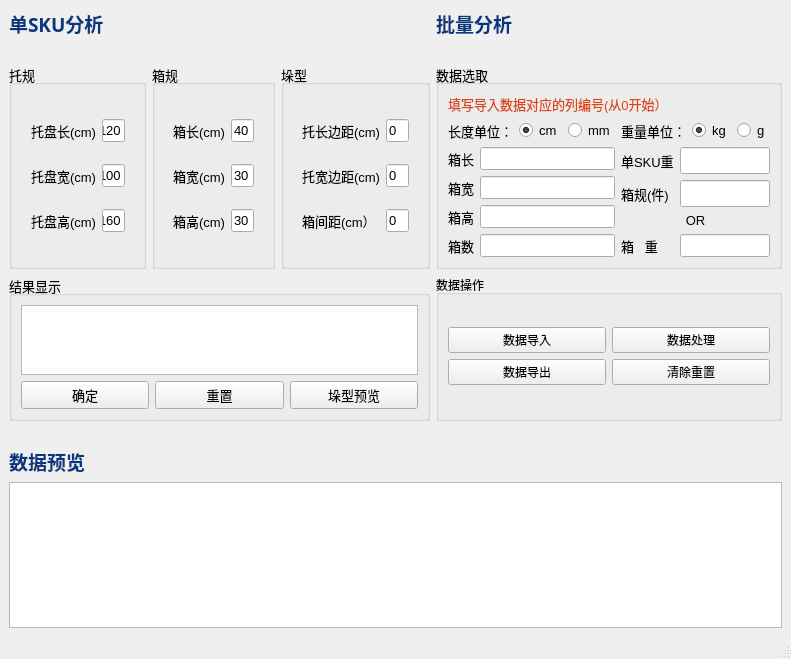
<?xml version="1.0" encoding="UTF-8"?>
<ui version="4.0">
 <class>MainWindow</class>
 <widget class="QMainWindow" name="MainWindow">
  <property name="geometry">
   <rect>
    <x>0</x>
    <y>0</y>
    <width>767</width>
    <height>659</height>
   </rect>
  </property>
  <property name="windowTitle">
   <string>MainWindow</string>
  </property>
  <widget class="QWidget" name="centralwidget">
   <property name="enabled">
    <bool>true</bool>
   </property>
   <layout class="QGridLayout" name="gridLayout_7">
    <item row="0" column="4">
     <widget class="QLabel" name="label_2">
      <property name="sizePolicy">
       <sizepolicy hsizetype="Expanding" vsizetype="Expanding">
        <horstretch>0</horstretch>
        <verstretch>0</verstretch>
       </sizepolicy>
      </property>
      <property name="font">
       <font>
        <family>微软雅黑</family>
        <pointsize>14</pointsize>
        <weight>9</weight>
        <italic>false</italic>
        <bold>false</bold>
       </font>
      </property>
      <property name="styleSheet">
       <string notr="true">color: rgb(7, 56, 125);
font: 75 14pt &quot;微软雅黑&quot;;</string>
      </property>
      <property name="text">
       <string>&lt;html&gt;&lt;head/&gt;&lt;body&gt;&lt;p&gt;&lt;span style=&quot; font-weight:600; color:#07387d;&quot;&gt;批量分析&lt;/span&gt;&lt;/p&gt;&lt;/body&gt;&lt;/html&gt;</string>
      </property>
     </widget>
    </item>
    <item row="8" column="0" colspan="5">
     <widget class="QTableView" name="tableView">
      <property name="sizePolicy">
       <sizepolicy hsizetype="Expanding" vsizetype="Expanding">
        <horstretch>0</horstretch>
        <verstretch>0</verstretch>
       </sizepolicy>
      </property>
     </widget>
    </item>
    <item row="4" column="0" rowspan="2" colspan="2">
     <widget class="QLabel" name="temp2">
      <property name="text">
       <string/>
      </property>
     </widget>
    </item>
    <item row="1" column="0" colspan="2">
     <widget class="QLabel" name="temp1">
      <property name="text">
       <string/>
      </property>
     </widget>
    </item>
    <item row="2" column="4">
     <widget class="QGroupBox" name="groupBox_4">
      <property name="sizePolicy">
       <sizepolicy hsizetype="Expanding" vsizetype="Expanding">
        <horstretch>0</horstretch>
        <verstretch>0</verstretch>
       </sizepolicy>
      </property>
      <property name="font">
       <font>
        <pointsize>10</pointsize>
        <weight>50</weight>
        <bold>false</bold>
       </font>
      </property>
      <property name="title">
       <string>数据选取</string>
      </property>
      <layout class="QGridLayout" name="gridLayout_2">
       <item row="0" column="0" colspan="2">
        <widget class="QLabel" name="input_hint">
         <property name="enabled">
          <bool>true</bool>
         </property>
         <property name="sizePolicy">
          <sizepolicy hsizetype="Ignored" vsizetype="Expanding">
           <horstretch>0</horstretch>
           <verstretch>0</verstretch>
          </sizepolicy>
         </property>
         <property name="font">
          <font>
           <pointsize>10</pointsize>
           <weight>75</weight>
           <italic>false</italic>
           <bold>true</bold>
          </font>
         </property>
         <property name="mouseTracking">
          <bool>true</bool>
         </property>
         <property name="frameShadow">
          <enum>QFrame::Sunken</enum>
         </property>
         <property name="text">
          <string>&lt;html&gt;&lt;head/&gt;&lt;body&gt;&lt;p&gt;&lt;span style=&quot; font-weight:400; color:#db4614;&quot;&gt;填写导入数据对应的列编号(从0开始）&lt;/span&gt;&lt;/p&gt;&lt;/body&gt;&lt;/html&gt;</string>
         </property>
         <property name="textFormat">
          <enum>Qt::RichText</enum>
         </property>
         <property name="scaledContents">
          <bool>false</bool>
         </property>
        </widget>
       </item>
       <item row="1" column="1">
        <layout class="QHBoxLayout" name="horizontalLayout_6">
         <item>
          <widget class="QLabel" name="weightUnit_label">
           <property name="sizePolicy">
            <sizepolicy hsizetype="Expanding" vsizetype="Expanding">
             <horstretch>0</horstretch>
             <verstretch>0</verstretch>
            </sizepolicy>
           </property>
           <property name="text">
            <string>重量单位：</string>
           </property>
          </widget>
         </item>
         <item>
          <widget class="QRadioButton" name="kg_radio_btn">
           <property name="sizePolicy">
            <sizepolicy hsizetype="Expanding" vsizetype="Expanding">
             <horstretch>0</horstretch>
             <verstretch>0</verstretch>
            </sizepolicy>
           </property>
           <property name="text">
            <string>kg</string>
           </property>
           <property name="checked">
            <bool>true</bool>
           </property>
           <attribute name="buttonGroup">
            <string notr="true">buttonGroup</string>
           </attribute>
          </widget>
         </item>
         <item>
          <widget class="QRadioButton" name="g_radio_btn">
           <property name="sizePolicy">
            <sizepolicy hsizetype="Expanding" vsizetype="Expanding">
             <horstretch>0</horstretch>
             <verstretch>0</verstretch>
            </sizepolicy>
           </property>
           <property name="text">
            <string>g</string>
           </property>
           <attribute name="buttonGroup">
            <string notr="true">buttonGroup</string>
           </attribute>
          </widget>
         </item>
        </layout>
       </item>
       <item row="1" column="0">
        <layout class="QHBoxLayout" name="horizontalLayout_3" stretch="1,0,0">
         <item>
          <widget class="QLabel" name="lengthUnit_label">
           <property name="sizePolicy">
            <sizepolicy hsizetype="Expanding" vsizetype="Expanding">
             <horstretch>1</horstretch>
             <verstretch>0</verstretch>
            </sizepolicy>
           </property>
           <property name="text">
            <string>长度单位：</string>
           </property>
          </widget>
         </item>
         <item>
          <widget class="QRadioButton" name="cm_radio_btn">
           <property name="sizePolicy">
            <sizepolicy hsizetype="Expanding" vsizetype="Expanding">
             <horstretch>1</horstretch>
             <verstretch>0</verstretch>
            </sizepolicy>
           </property>
           <property name="text">
            <string>cm</string>
           </property>
           <property name="checked">
            <bool>true</bool>
           </property>
           <property name="autoExclusive">
            <bool>true</bool>
           </property>
           <attribute name="buttonGroup">
            <string notr="true">buttonGroup_2</string>
           </attribute>
          </widget>
         </item>
         <item>
          <widget class="QRadioButton" name="mm_radio_btn">
           <property name="sizePolicy">
            <sizepolicy hsizetype="Expanding" vsizetype="Expanding">
             <horstretch>1</horstretch>
             <verstretch>0</verstretch>
            </sizepolicy>
           </property>
           <property name="text">
            <string>mm</string>
           </property>
           <attribute name="buttonGroup">
            <string notr="true">buttonGroup_2</string>
           </attribute>
          </widget>
         </item>
        </layout>
       </item>
       <item row="2" column="0" rowspan="4">
        <layout class="QFormLayout" name="formLayout">
         <item row="0" column="0">
          <widget class="QLabel" name="length_label">
           <property name="text">
            <string>箱长</string>
           </property>
          </widget>
         </item>
         <item row="0" column="1">
          <widget class="QLineEdit" name="length_col"/>
         </item>
         <item row="1" column="0">
          <widget class="QLabel" name="width_col_label">
           <property name="text">
            <string>箱宽</string>
           </property>
          </widget>
         </item>
         <item row="1" column="1">
          <widget class="QLineEdit" name="width_col"/>
         </item>
         <item row="2" column="0">
          <widget class="QLabel" name="height_label">
           <property name="text">
            <string>箱高</string>
           </property>
          </widget>
         </item>
         <item row="2" column="1">
          <widget class="QLineEdit" name="height_col"/>
         </item>
         <item row="3" column="0">
          <widget class="QLabel" name="cartonNum_label">
           <property name="text">
            <string>箱数</string>
           </property>
          </widget>
         </item>
         <item row="3" column="1">
          <widget class="QLineEdit" name="cartonNum_col"/>
         </item>
        </layout>
       </item>
       <item row="2" column="1" rowspan="4">
        <layout class="QFormLayout" name="formLayout_2">
         <item row="0" column="0">
          <widget class="QLabel" name="sku_wt_label">
           <property name="text">
            <string>单SKU重</string>
           </property>
          </widget>
         </item>
         <item row="0" column="1">
          <widget class="QLineEdit" name="sku_wt_col">
           <property name="sizePolicy">
            <sizepolicy hsizetype="Expanding" vsizetype="Expanding">
             <horstretch>0</horstretch>
             <verstretch>0</verstretch>
            </sizepolicy>
           </property>
          </widget>
         </item>
         <item row="2" column="0">
          <widget class="QLabel" name="fullCartonQty_label">
           <property name="text">
            <string>箱规(件)</string>
           </property>
          </widget>
         </item>
         <item row="2" column="1">
          <widget class="QLineEdit" name="fullCartonQty_col">
           <property name="sizePolicy">
            <sizepolicy hsizetype="Expanding" vsizetype="Expanding">
             <horstretch>0</horstretch>
             <verstretch>0</verstretch>
            </sizepolicy>
           </property>
          </widget>
         </item>
         <item row="4" column="1">
          <widget class="QLineEdit" name="ctn_wt_col"/>
         </item>
         <item row="4" column="0">
          <widget class="QLabel" name="ctn_wt_label">
           <property name="text">
            <string>箱   重</string>
           </property>
          </widget>
         </item>
         <item row="3" column="0" colspan="2">
          <widget class="QLabel" name="label_6">
           <property name="text">
            <string>OR</string>
           </property>
           <property name="alignment">
            <set>Qt::AlignCenter</set>
           </property>
          </widget>
         </item>
        </layout>
       </item>
      </layout>
     </widget>
    </item>
    <item row="2" column="0" colspan="2">
     <widget class="QGroupBox" name="groupBox">
      <property name="sizePolicy">
       <sizepolicy hsizetype="Expanding" vsizetype="Expanding">
        <horstretch>0</horstretch>
        <verstretch>0</verstretch>
       </sizepolicy>
      </property>
      <property name="font">
       <font>
        <pointsize>10</pointsize>
        <weight>50</weight>
        <bold>false</bold>
       </font>
      </property>
      <property name="title">
       <string>托规</string>
      </property>
      <layout class="QHBoxLayout" name="horizontalLayout_8">
       <property name="spacing">
        <number>0</number>
       </property>
       <property name="leftMargin">
        <number>10</number>
       </property>
       <item>
        <widget class="QFrame" name="">
         <property name="sizePolicy">
          <sizepolicy hsizetype="Expanding" vsizetype="Expanding">
           <horstretch>0</horstretch>
           <verstretch>0</verstretch>
          </sizepolicy>
         </property>
         <layout class="QGridLayout" name="gridLayout_5">
          <item row="0" column="0">
           <widget class="QLabel" name="label_3">
            <property name="text">
             <string>托盘长(cm)</string>
            </property>
           </widget>
          </item>
          <item row="1" column="0">
           <widget class="QLabel" name="label_4">
            <property name="text">
             <string>托盘宽(cm)</string>
            </property>
           </widget>
          </item>
          <item row="2" column="0">
           <widget class="QLabel" name="label_5">
            <property name="text">
             <string>托盘高(cm)</string>
            </property>
           </widget>
          </item>
          <item row="2" column="1">
           <widget class="QLineEdit" name="plt_height">
            <property name="text">
             <string>160</string>
            </property>
           </widget>
          </item>
          <item row="1" column="1">
           <widget class="QLineEdit" name="plt_width">
            <property name="text">
             <string>100</string>
            </property>
           </widget>
          </item>
          <item row="0" column="1">
           <widget class="QLineEdit" name="plt_length">
            <property name="text">
             <string>120</string>
            </property>
           </widget>
          </item>
         </layout>
        </widget>
       </item>
      </layout>
     </widget>
    </item>
    <item row="2" column="2">
     <widget class="QGroupBox" name="groupBox_2">
      <property name="sizePolicy">
       <sizepolicy hsizetype="Expanding" vsizetype="Expanding">
        <horstretch>0</horstretch>
        <verstretch>0</verstretch>
       </sizepolicy>
      </property>
      <property name="font">
       <font>
        <pointsize>10</pointsize>
        <weight>50</weight>
        <bold>false</bold>
       </font>
      </property>
      <property name="tabletTracking">
       <bool>true</bool>
      </property>
      <property name="focusPolicy">
       <enum>Qt::NoFocus</enum>
      </property>
      <property name="contextMenuPolicy">
       <enum>Qt::NoContextMenu</enum>
      </property>
      <property name="title">
       <string>箱规</string>
      </property>
      <property name="flat">
       <bool>false</bool>
      </property>
      <property name="checkable">
       <bool>false</bool>
      </property>
      <layout class="QHBoxLayout" name="horizontalLayout_5">
       <item>
        <widget class="QFrame" name="">
         <property name="sizePolicy">
          <sizepolicy hsizetype="Expanding" vsizetype="Expanding">
           <horstretch>0</horstretch>
           <verstretch>0</verstretch>
          </sizepolicy>
         </property>
         <layout class="QGridLayout" name="gridLayout_4">
          <item row="0" column="0">
           <widget class="QLabel" name="ctn_length_label">
            <property name="text">
             <string>箱长(cm)</string>
            </property>
           </widget>
          </item>
          <item row="0" column="1">
           <widget class="QLineEdit" name="ctn_length">
            <property name="text">
             <string>40</string>
            </property>
           </widget>
          </item>
          <item row="1" column="0">
           <widget class="QLabel" name="ctn_width_label">
            <property name="text">
             <string>箱宽(cm)</string>
            </property>
           </widget>
          </item>
          <item row="1" column="1">
           <widget class="QLineEdit" name="ctn_width">
            <property name="text">
             <string>30</string>
            </property>
           </widget>
          </item>
          <item row="2" column="0">
           <widget class="QLabel" name="ctn_height_label">
            <property name="text">
             <string>箱高(cm)</string>
            </property>
           </widget>
          </item>
          <item row="2" column="1">
           <widget class="QLineEdit" name="ctn_height">
            <property name="text">
             <string>30</string>
            </property>
           </widget>
          </item>
         </layout>
        </widget>
       </item>
      </layout>
     </widget>
    </item>
    <item row="2" column="3">
     <widget class="QGroupBox" name="groupBox_6">
      <property name="sizePolicy">
       <sizepolicy hsizetype="Expanding" vsizetype="Expanding">
        <horstretch>0</horstretch>
        <verstretch>0</verstretch>
       </sizepolicy>
      </property>
      <property name="font">
       <font>
        <pointsize>10</pointsize>
        <weight>50</weight>
        <bold>false</bold>
       </font>
      </property>
      <property name="tabletTracking">
       <bool>true</bool>
      </property>
      <property name="focusPolicy">
       <enum>Qt::NoFocus</enum>
      </property>
      <property name="contextMenuPolicy">
       <enum>Qt::NoContextMenu</enum>
      </property>
      <property name="title">
       <string>垛型</string>
      </property>
      <property name="flat">
       <bool>false</bool>
      </property>
      <property name="checkable">
       <bool>false</bool>
      </property>
      <layout class="QHBoxLayout" name="horizontalLayout_4">
       <item>
        <widget class="QFrame" name="">
         <property name="sizePolicy">
          <sizepolicy hsizetype="Expanding" vsizetype="Expanding">
           <horstretch>0</horstretch>
           <verstretch>0</verstretch>
          </sizepolicy>
         </property>
         <layout class="QGridLayout" name="gridLayout_3">
          <item row="0" column="0">
           <widget class="QLabel" name="label_18">
            <property name="text">
             <string>托长边距(cm)</string>
            </property>
           </widget>
          </item>
          <item row="0" column="1">
           <widget class="QLineEdit" name="plt_l_gap">
            <property name="text">
             <string>0</string>
            </property>
           </widget>
          </item>
          <item row="1" column="0">
           <widget class="QLabel" name="label_19">
            <property name="text">
             <string>托宽边距(cm)</string>
            </property>
           </widget>
          </item>
          <item row="1" column="1">
           <widget class="QLineEdit" name="plt_w_gap">
            <property name="text">
             <string>0</string>
            </property>
           </widget>
          </item>
          <item row="2" column="0">
           <widget class="QLabel" name="label_10">
            <property name="text">
             <string>箱间距(cm）</string>
            </property>
           </widget>
          </item>
          <item row="2" column="1">
           <widget class="QLineEdit" name="ctn_gap">
            <property name="text">
             <string>0</string>
            </property>
           </widget>
          </item>
         </layout>
        </widget>
       </item>
      </layout>
     </widget>
    </item>
    <item row="3" column="4">
     <widget class="QGroupBox" name="groupBox_5">
      <property name="sizePolicy">
       <sizepolicy hsizetype="Expanding" vsizetype="Expanding">
        <horstretch>3</horstretch>
        <verstretch>1</verstretch>
       </sizepolicy>
      </property>
      <property name="layoutDirection">
       <enum>Qt::LeftToRight</enum>
      </property>
      <property name="autoFillBackground">
       <bool>true</bool>
      </property>
      <property name="title">
       <string>数据操作</string>
      </property>
      <layout class="QVBoxLayout" name="verticalLayout_4">
       <item>
        <layout class="QGridLayout" name="gridLayout">
         <item row="1" column="0">
          <widget class="QPushButton" name="download_btn">
           <property name="text">
            <string>数据导出</string>
           </property>
          </widget>
         </item>
         <item row="0" column="1">
          <widget class="QPushButton" name="process_btn">
           <property name="text">
            <string>数据处理</string>
           </property>
          </widget>
         </item>
         <item row="0" column="0">
          <widget class="QPushButton" name="upload_btn">
           <property name="text">
            <string>数据导入</string>
           </property>
          </widget>
         </item>
         <item row="1" column="1">
          <widget class="QPushButton" name="clearall_btn">
           <property name="text">
            <string>清除重置</string>
           </property>
          </widget>
         </item>
        </layout>
       </item>
      </layout>
     </widget>
    </item>
    <item row="3" column="0" colspan="4">
     <widget class="QGroupBox" name="groupBox_3">
      <property name="sizePolicy">
       <sizepolicy hsizetype="Expanding" vsizetype="Expanding">
        <horstretch>0</horstretch>
        <verstretch>0</verstretch>
       </sizepolicy>
      </property>
      <property name="font">
       <font>
        <pointsize>10</pointsize>
        <weight>50</weight>
        <bold>false</bold>
       </font>
      </property>
      <property name="layoutDirection">
       <enum>Qt::LeftToRight</enum>
      </property>
      <property name="title">
       <string>结果显示</string>
      </property>
      <layout class="QVBoxLayout" name="verticalLayout">
       <item>
        <widget class="QTextEdit" name="resultText1">
         <property name="sizePolicy">
          <sizepolicy hsizetype="Expanding" vsizetype="Expanding">
           <horstretch>0</horstretch>
           <verstretch>0</verstretch>
          </sizepolicy>
         </property>
        </widget>
       </item>
       <item>
        <layout class="QHBoxLayout" name="horizontalLayout">
         <item>
          <widget class="QPushButton" name="ok_btn">
           <property name="text">
            <string>确定</string>
           </property>
          </widget>
         </item>
         <item>
          <widget class="QPushButton" name="reset_btn">
           <property name="text">
            <string>重置</string>
           </property>
          </widget>
         </item>
         <item>
          <widget class="QPushButton" name="show_btn">
           <property name="text">
            <string>垛型预览</string>
           </property>
          </widget>
         </item>
        </layout>
       </item>
      </layout>
     </widget>
    </item>
    <item row="0" column="0" colspan="4">
     <widget class="QLabel" name="label">
      <property name="sizePolicy">
       <sizepolicy hsizetype="Expanding" vsizetype="Expanding">
        <horstretch>0</horstretch>
        <verstretch>0</verstretch>
       </sizepolicy>
      </property>
      <property name="font">
       <font>
        <family>微软雅黑</family>
        <pointsize>14</pointsize>
        <weight>9</weight>
        <italic>false</italic>
        <bold>false</bold>
       </font>
      </property>
      <property name="styleSheet">
       <string notr="true">color: rgb(7, 56, 125);
font: 75 14pt &quot;微软雅黑&quot;;</string>
      </property>
      <property name="text">
       <string>&lt;html&gt;&lt;head/&gt;&lt;body&gt;&lt;p&gt;&lt;span style=&quot; font-weight:600; color:#07387d;&quot;&gt;单SKU分析&lt;/span&gt;&lt;/p&gt;&lt;/body&gt;&lt;/html&gt;</string>
      </property>
     </widget>
    </item>
    <item row="6" column="0" colspan="5">
     <widget class="QLabel" name="label_7">
      <property name="sizePolicy">
       <sizepolicy hsizetype="Expanding" vsizetype="Expanding">
        <horstretch>0</horstretch>
        <verstretch>0</verstretch>
       </sizepolicy>
      </property>
      <property name="font">
       <font>
        <family>微软雅黑</family>
        <pointsize>14</pointsize>
        <weight>9</weight>
        <italic>false</italic>
        <bold>false</bold>
       </font>
      </property>
      <property name="styleSheet">
       <string notr="true">color: rgb(7, 56, 125);
font: 75 14pt &quot;微软雅黑&quot;;</string>
      </property>
      <property name="text">
       <string>&lt;html&gt;&lt;head/&gt;&lt;body&gt;&lt;p&gt;&lt;span style=&quot; font-weight:600; color:#07387d;&quot;&gt;数据预览&lt;/span&gt;&lt;/p&gt;&lt;/body&gt;&lt;/html&gt;</string>
      </property>
     </widget>
    </item>
   </layout>
  </widget>
  <widget class="QStatusBar" name="statusBar"/>
  <action name="actionNew">
   <property name="checkable">
    <bool>true</bool>
   </property>
   <property name="text">
    <string>New</string>
   </property>
   <property name="toolTip">
    <string>新建</string>
   </property>
   <property name="shortcut">
    <string>Ctrl+N</string>
   </property>
  </action>
  <action name="actionOpen">
   <property name="text">
    <string>Open</string>
   </property>
  </action>
  <action name="actionClose">
   <property name="text">
    <string>Close</string>
   </property>
  </action>
  <action name="actionEdit">
   <property name="text">
    <string>Edit</string>
   </property>
  </action>
  <action name="actionUndo">
   <property name="text">
    <string>Undo</string>
   </property>
  </action>
 </widget>
 <tabstops>
  <tabstop>plt_length</tabstop>
  <tabstop>plt_width</tabstop>
  <tabstop>plt_height</tabstop>
 </tabstops>
 <resources/>
 <connections/>
 <buttongroups>
  <buttongroup name="buttonGroup"/>
  <buttongroup name="buttonGroup_2"/>
 </buttongroups>
</ui>
